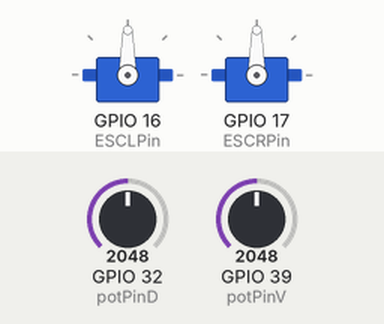
A sketch run on a simulated ESP32. On the bench: 2 × servo. Inputs (shaded band) come from the test bench; at power-on: GPIO 32 (potPinD) = 2048, GPIO 39 (potPinV) = 2048. What the sketch prints to the serial monitor is not drawn.

Above: at 1.2 s.
1.3 s: GPIO 32 (potPinD) set to 2193
4.3 s: GPIO 32 (potPinD) set to 2253
5.8 s: GPIO 39 (potPinV) set to 0
At 7.0 s:
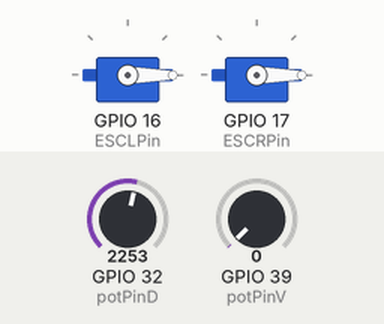
7.3 s: GPIO 39 (potPinV) set to 1228
At 8.2 s:
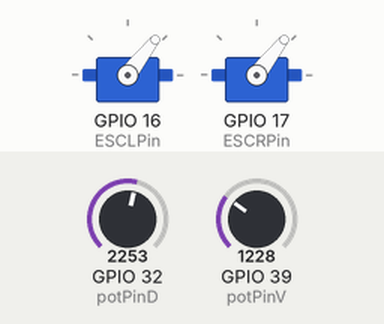
8.8 s: GPIO 32 (potPinD) set to 2866
At 9.3 s:
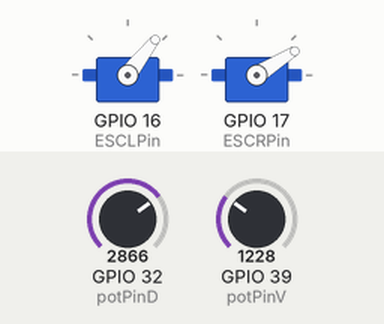
10.3 s: GPIO 39 (potPinV) set to 2866
At 11.7 s:
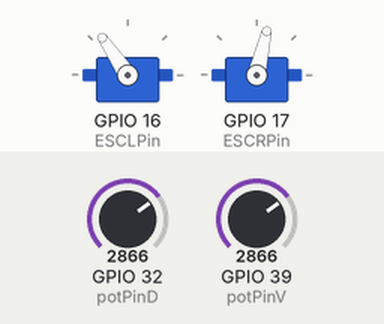
Timing chart, 0 to 12.8 s (numbered marks = the images above; inputs shaded):
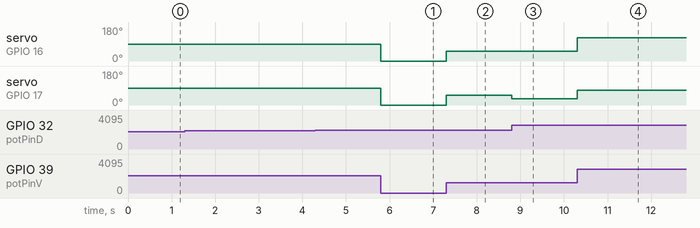

Measured:
- after the input at 5.8 s, servo on GPIO 16 (ESCLPin), servo on GPIO 17 (ESCRPin): 90° → 0° at once
- after the input at 7.3 s, servo on GPIO 16 (ESCLPin), servo on GPIO 17 (ESCRPin): 0° → 52° at once
- after the input at 8.8 s, servo on GPIO 17 (ESCRPin): 52° → 32° at once
- after the input at 10.3 s, servo on GPIO 16 (ESCLPin): 52° → 124° at once; servo on GPIO 17 (ESCRPin): 32° → 77° at once

The sketch:

TESTE-2POT-BRUSHLESS.ino
```cpp
/*
 * Código para testar 2 motores brushless
 * o controle será feito através de 2 potenciômetros,
 * onde o primeiro potenciômetro irá determinar o sentido de rotação e a velocidade
 * e o segundo potenciômetro irá determinar para qual lado o robô irá fazer a curva
 */

//Inclui as bibliotecas necessárias
#include <ESP32Servo.h> //Biblioteca utilizada para comunicar com a ESC de cada motor

//Cria os objetos para  cada ESC
Servo ESCL; //ESC que controla o motor da esquerda
Servo ESCR; //ESC que controla o motor da direita

//Pinos GPIO usados para conectar o ESP32 a cada ESC
int ESCLPin = 16; //Pino para controlar o ESC da esquerda
int ESCRPin = 17; //Pino para controlar o ESC da direita

//Pinos GPIO usados para conectar o ESP32 a cada potenciômetro
int potPinV = 39;   // Pino GPIO usado para receber o sinal do potenciômetro VELOCIDADE
int potPinD = 32;   // Pino GPIO usado para receber o sinal do potenciômetro DIREÇÃO

//Variáveis que vão receber os valores lidos dos pinos dos potenciômetros
int vel;            // variável com o valor do potPinV
int dir;            // variável com o valor do potPinD

//Variáveis que receberão o valor da velocidades que serão enviadas para os ESC's
int speedL; //Valor de velocidade para o ESC da esquerda
int speedR; //Valor de velocidade para o ESC da direita

int margem = 10; //margem para centralizar o potenciômetro

String Dir = ""; //Variável que indicará o sentido determinado pelos sensores


void setup(){

  Serial.begin(115200);

  //Configurando o sinal PWM que será enviado aos ESC's
  ESCL.setPeriodHertz(50);             // Estabelece a frequência do PWM (50Hz)
  ESCL.attach(ESCLPin, 1000,2000);     // (Pino onde será enviado o sinal, largura de pulso mínima, largura de pulso máxima)
  ESCR.setPeriodHertz(50);
  ESCR.attach(ESCRPin, 1000,2000);
  /*
   * É necessário estabelecer uma faixa de largura de pulso para que o ESC
   * responda corretamente a variação do sinal analógico lido do potenciômetro
   * O valor da largura de pulso deve ser informado na escala de micro-segundos
   * No caso, a largura de pulso do PWM mínima é de 1000us e a máxima é de 2000us
   */
}

void loop() {
  /*
   * IMPORTANTE
   *
   * Para esse teste, foi utilizado apenas ESC's giram os motores em apenas um sentido, ou seja,
   * ESC's que NÃO SÃO BIDIRECIONAIS, logo, os valores de máximo e mínimo do potenciômetro relacionado a velocidade
   * irá determinar apenas os valores de máximo e mínimo da velocidade em apenas um sentido de rotação.
   */
  vel = analogRead(potPinV);        // Lê o valor do potenciômetro da velocidae ( 0 - 4095 )
  dir = analogRead(potPinD);        // Lê o valor do potenciômetro da direção ( 0 - 4095 )

  vel = map(vel, 0, 4095, 0, 100);    // Converte o valor lido para valores entre 0 e 100
  dir = map(dir, 0, 4095, -100, 100); // Converte o valor lido para valores entre -100 e 100
  /*
   * Para determinar o lado para qual o robô irá realizar a curva,
   * os valores lidos pelo potenciômetro são convertidos em valores entre -100 e 100.
   * Isso é pelo fato de que se o potenciômetro estiver rotacionado totalmente para a esquerda, o valor lido será 0 (zero),
   * e isso corresponde que o robô deverá fazer uma curva mais fechada para a esquerda, por isso os valores de -100 e 100
   * indicam quão fechada é a curva, e o sinal de negativo (-) ou positivo (+) indica o lado da curva.
   */

  // Mostra o valor lido pelos potenciômetros
  Serial.print(vel);
  Serial.print("\t\t");
  Serial.print(dir);
  Serial.print("\t\t");

  //Tomada de decisão
  /*
   * Quanto mais o potenciômetro da direção se aproximar dos valores das extremidades,
   * maior será o valor decrementado da roda do lado para o qual o robô irá realizar a curva.
   *
   * Isso acontece porque para realizar uma curva para a diretita, por exemplo, a roda da direita de girar
   * mais devagar do que a roda da esquerda, para que haja a rotação do robô. Para o lado esquerdo a analogia
   * é semelhante.
   *
   */
  //Estabelecendo uma margem para centralização do potenciômetro
  if (dir >= -margem && dir <= margem){
    dir = 0;
  }

  if (dir > 0){ //Curva para a direita
      speedL = vel;
      speedR = vel - vel*dir/100;
      Dir = "RIGHT";
  }
  else if(dir < 0){ //Curva para esquerda
      speedL = vel + vel*dir/100;
      speedR = vel;
      Dir = "LEFT";
  }
  else{ //Vai para frente de acordo com o valor da velocidade
      speedL = vel;
      speedR = vel;
      Dir = "CENTRO";
  }

  // Realiza a conversão para valores entre  0 e 180
  speedL = map(speedL, 0, 100, 0, 180);
  speedR = map(speedR, 0, 100, 0, 180);

  //Mostra os valores que serão enviados aos ESC's
  Serial.print(speedL);
  Serial.print("\t\t");
  Serial.print(speedR);
  Serial.print("\t\t");
  Serial.println(Dir);

  // Envia os valores convertidos para os ESC's
  ESCL.write(speedL);
  ESCR.write(speedR);
}
```
